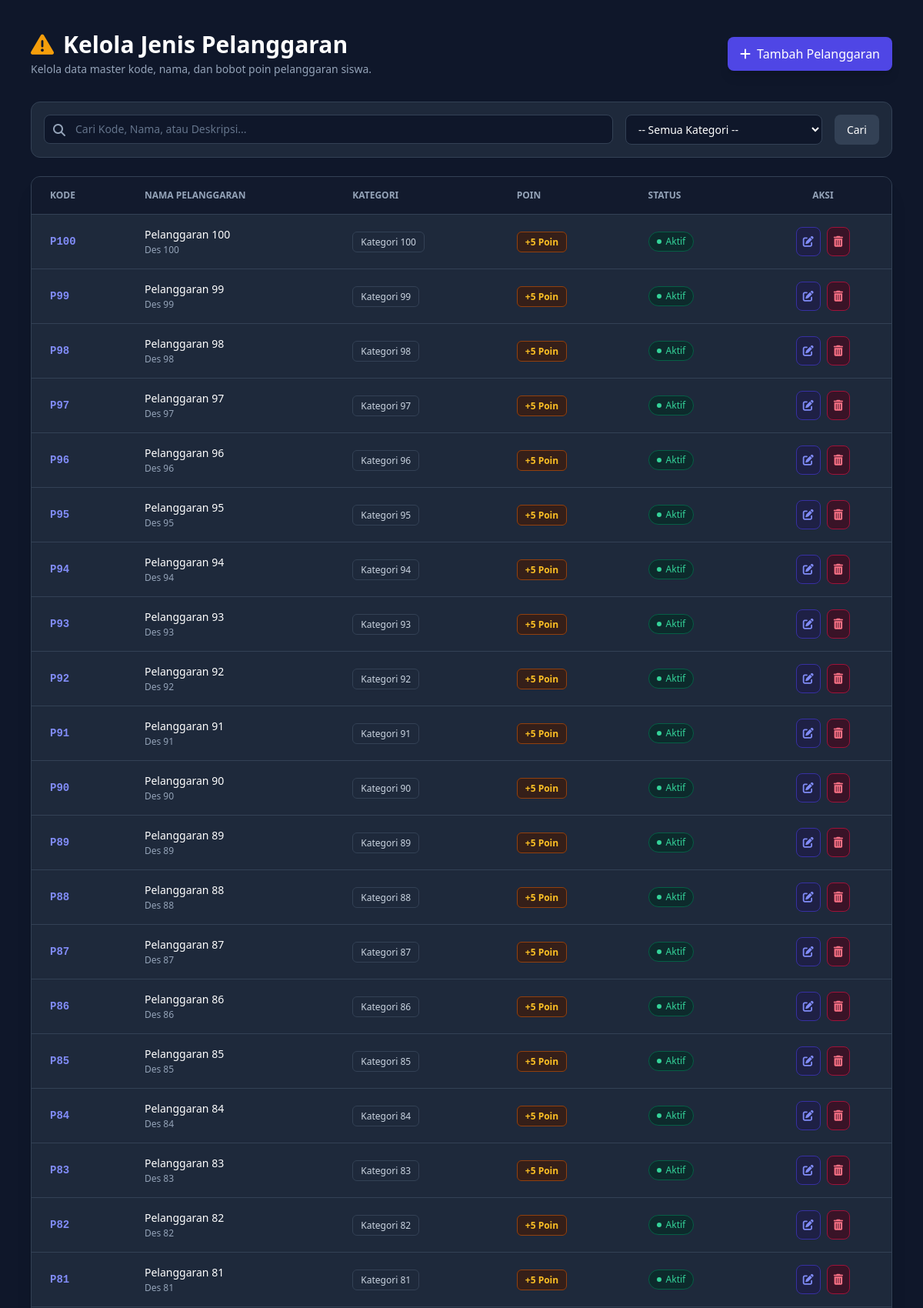
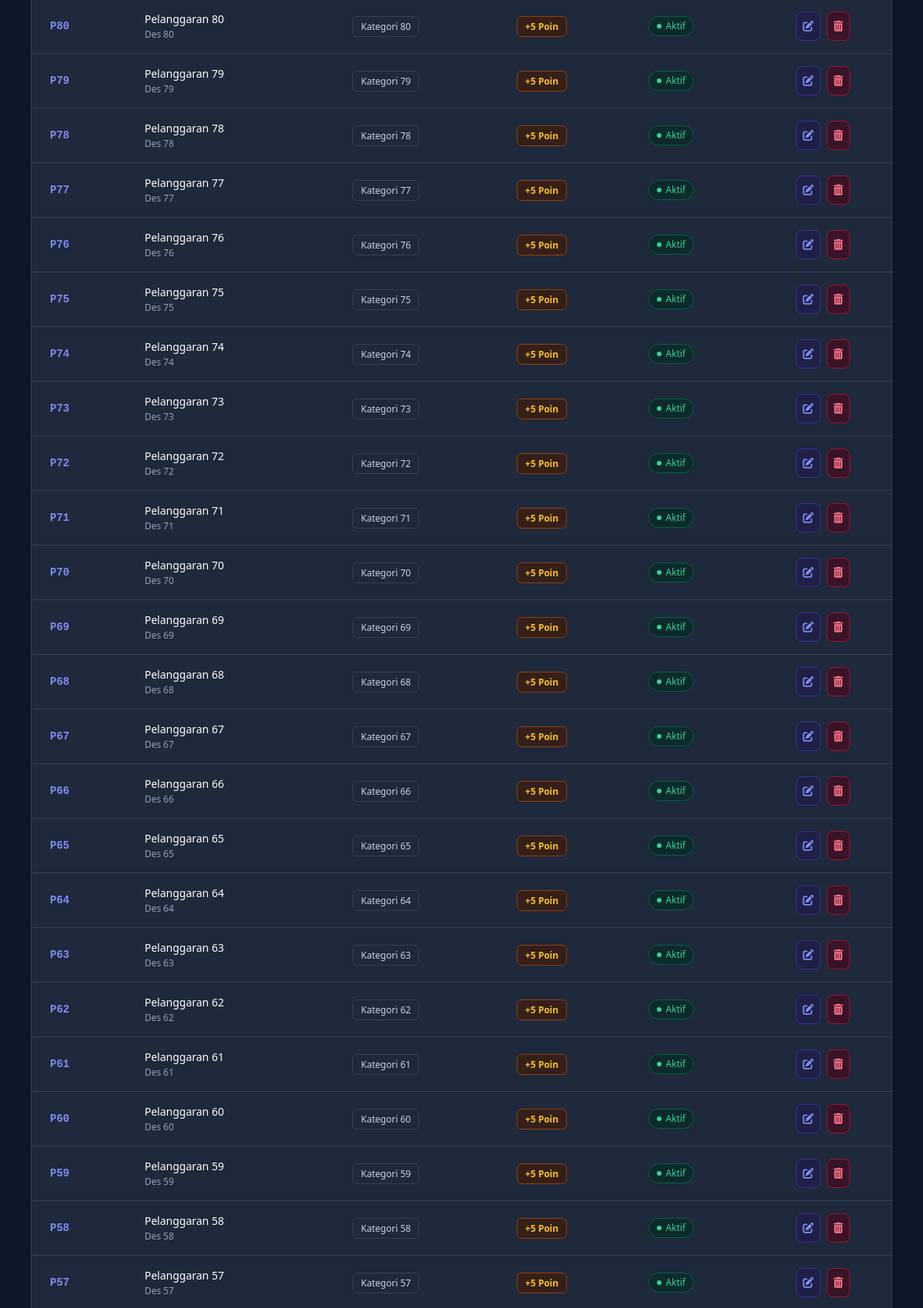
Screenshot of /kelola_jenis_pelanggaran.php (signed in, upper part) with the database file from the repository (2 pictures, top to bottom).
### tables this page shows
CREATE TABLE `t_pelanggaran` (
  `id` int(11) NOT NULL,
  `pelanggaran_kategori_id` int(11) DEFAULT NULL,
  `kode` varchar(30) DEFAULT NULL,
  `nama` varchar(30) DEFAULT NULL,
  `poin` int(11) NOT NULL,
  `deskripsi` text NOT NULL,
  `status_aktif` tinyint(1) NOT NULL,
  `created_at` timestamp NOT NULL DEFAULT current_timestamp(),
  `updated_at` timestamp NOT NULL DEFAULT current_timestamp()
);

CREATE TABLE `t_pelanggaran_kategori` (
  `id` int(11) NOT NULL,
  `nama` varchar(100) DEFAULT NULL,
  `deskripsi` text NOT NULL,
  `status_aktif` tinyint(1) NOT NULL,
  `created_at` timestamp NOT NULL DEFAULT current_timestamp(),
  `updated_at` timestamp NOT NULL DEFAULT current_timestamp()
);

### kelola_jenis_pelanggaran.php (the view, shortened to what this page needs)
<?php
include 'config/koneksi.php';
$search = $_GET['search'] ?? '';
$where_clauses = [];
$where_sql = count($where_clauses) > 0 ? "WHERE " . implode(' AND ', $where_clauses) : "";
$query_data = "SELECT p.*, k.nama AS nama_kategori
               FROM t_pelanggaran p
               LEFT JOIN t_pelanggaran_kategori k ON p.pelanggaran_kategori_id = k.id
               $where_sql
               ORDER BY p.id DESC";
$result = mysqli_query($koneksi, $query_data);
?>
<!DOCTYPE html>
<html lang="id">
<head>
    <script src="https://cdn.tailwindcss.com"></script>
    <link href="https://cdnjs.cloudflare.com/ajax/libs/font-awesome/6.4.0/css/all.min.css" rel="stylesheet">
</head>
<body class="bg-darkbg text-slate-100 font-sans min-h-screen">
    <div class="flex flex-col md:flex-row min-h-screen">
        <main class="flex-1 p-6 md:p-10">
            <div class="flex flex-col md:flex-row md:items-center justify-between gap-4 mb-8">
                <div>
                    <h1 class="text-2xl md:text-3xl font-bold text-white flex items-center gap-3">
                        <i class="fa-solid fa-triangle-exclamation text-amber-500"></i> Kelola Jenis Pelanggaran
                    </h1>
                    <p class="text-slate-400 text-sm mt-1">Kelola data master kode, nama, dan bobot poin pelanggaran siswa.</p>
                </div>
                <button onclick="openModal('create')" class="bg-indigo-600 hover:bg-indigo-500 text-white font-medium px-4 py-2.5 rounded-lg shadow-lg flex items-center gap-2 transition duration-200">
                    <i class="fa-solid fa-plus"></i> Tambah Pelanggaran
                </button>
            </div>
            <div class="bg-cardbg border border-borderbg rounded-xl p-4 mb-6">
                <form method="GET" class="flex flex-col md:flex-row gap-4">
                    <div class="flex-1 relative">
                        <i class="fa-solid fa-magnifying-glass absolute left-3 top-3 text-slate-400"></i>
                        <input type="text" name="search" value="<?php echo htmlspecialchars($search); ?>" placeholder="Cari Kode, Nama, atau Deskripsi..." class="w-full pl-10 pr-4 py-2 bg-slate-900 border border-borderbg rounded-lg text-white placeholder-slate-500 focus:outline-none focus:border-indigo-500 text-sm">
                    </div>
                    <div class="w-full md:w-64">
                        <select name="kategori_id" onchange="this.form.submit()" class="w-full py-2 px-3 bg-slate-900 border border-borderbg rounded-lg text-white text-sm focus:outline-none focus:border-indigo-500">
                            <option value="">-- Semua Kategori --</option>
                        </select>
                    </div>
                    <div class="flex gap-2">
                        <button type="submit" class="bg-slate-700 hover:bg-slate-600 text-white px-4 py-2 rounded-lg text-sm transition">Cari</button>
                    </div>
                </form>
            </div>
            <div class="bg-cardbg border border-borderbg rounded-xl overflow-hidden shadow-xl">
                <div class="overflow-x-auto">
                    <table class="w-full text-left text-sm text-slate-300">
                        <thead class="bg-slate-900/80 text-slate-400 uppercase text-xs border-b border-borderbg">
                            <tr>
                                <th class="px-6 py-4">Kode</th>
                                <th class="px-6 py-4">Nama Pelanggaran</th>
                                <th class="px-6 py-4">Kategori</th>
                                <th class="px-6 py-4">Poin</th>
                                <th class="px-6 py-4">Status</th>
                                <th class="px-6 py-4 text-center">Aksi</th>
                            </tr>
                        </thead>
                        <tbody class="divide-y divide-borderbg">
                            <?php if (mysqli_num_rows($result) > 0): ?>
                                <?php while ($data = mysqli_fetch_assoc($result)): ?>
                                    <tr class="hover:bg-slate-800/50 transition">
                                        <td class="px-6 py-4 font-mono font-bold text-indigo-400">
                                            <?php echo htmlspecialchars($data['kode']); ?>
                                        </td>
                                        <td class="px-6 py-4">
                                            <div class="font-medium text-white"><?php echo htmlspecialchars($data['nama']); ?></div>
                                            <div class="text-xs text-slate-400 mt-0.5 line-clamp-1"><?php echo htmlspecialchars($data['deskripsi']); ?></div>
                                        </td>
                                        <td class="px-6 py-4">
                                            <span class="bg-slate-800 text-slate-300 px-2.5 py-1 rounded-md text-xs border border-slate-700">
                                                <?php echo htmlspecialchars($data['nama_kategori'] ?? 'Tanpa Kategori'); ?>
                                            </span>
                                        </td>
                                        <td class="px-6 py-4">
                                            <span class="bg-amber-950/60 text-amber-400 border border-amber-800 font-semibold px-2.5 py-1 rounded-md text-xs">
                                                +<?php echo $data['poin']; ?> Poin
                                            </span>
                                        </td>
                                        <td class="px-6 py-4">
                                            <?php if ($data['status_aktif'] == 1): ?>
                                                <span class="inline-flex items-center gap-1.5 bg-emerald-950/60 text-emerald-400 border border-emerald-800 px-2.5 py-1 rounded-full text-xs font-medium">
                                                    <span class="w-1.5 h-1.5 rounded-full bg-emerald-400"></span> Aktif
                                                </span>
                                            <?php else: ?>
                                                <span class="inline-flex items-center gap-1.5 bg-slate-800 text-slate-400 border border-slate-700 px-2.5 py-1 rounded-full text-xs font-medium">
                                                    <span class="w-1.5 h-1.5 rounded-full bg-slate-500"></span> Non-Aktif
                                                </span>
                                            <?php endif; ?>
                                        </td>
                                        <td class="px-6 py-4 text-center">
                                            <div class="flex items-center justify-center gap-2">
                                                <button onclick='openEditModal(<?php echo json_encode($data); ?>)' class="p-2 bg-indigo-950/60 text-indigo-400 border border-indigo-800 hover:bg-indigo-900 rounded-lg transition" title="Edit Data">
                                                    <i class="fa-solid fa-pen-to-square"></i>
                                                </button>
                                                <a href="kelola_jenis_pelanggaran.php?delete_id=<?php echo $data['id']; ?>" onclick="return confirm('Apakah Anda yakin ingin menghapus pelanggaran ini?')" class="p-2 bg-rose-950/60 text-rose-400 border border-rose-800 hover:bg-rose-900 rounded-lg transition" title="Hapus Data">
                                                    <i class="fa-solid fa-trash-can"></i>
                                                </a>
                                            </div>
                                        </td>
                                    </tr>
                                <?php endwhile; ?>
                            <?php endif; ?>
                        </tbody>
                    </table>
                </div>
            </div>
        </main>
    </div>
</body>
</html>

### rows the page displays
t_pelanggaran: kode "P100", nama "Pelanggaran 100", deskripsi "Des 100", pelanggaran_kategori.nama "Kategori 100", poin "5", status_aktif 1 (drawn)
t_pelanggaran: kode "P99", nama "Pelanggaran 99", deskripsi "Des 99", pelanggaran_kategori.nama "Kategori 99", poin "5", status_aktif 1 (drawn)
t_pelanggaran: kode "P98", nama "Pelanggaran 98", deskripsi "Des 98", pelanggaran_kategori.nama "Kategori 98", poin "5", status_aktif 1 (drawn)
t_pelanggaran: kode "P97", nama "Pelanggaran 97", deskripsi "Des 97", pelanggaran_kategori.nama "Kategori 97", poin "5", status_aktif 1 (drawn)
t_pelanggaran: kode "P96", nama "Pelanggaran 96", deskripsi "Des 96", pelanggaran_kategori.nama "Kategori 96", poin "5", status_aktif 1 (drawn)
t_pelanggaran: kode "P95", nama "Pelanggaran 95", deskripsi "Des 95", pelanggaran_kategori.nama "Kategori 95", poin "5", status_aktif 1 (drawn)
t_pelanggaran: kode "P94", nama "Pelanggaran 94", deskripsi "Des 94", pelanggaran_kategori.nama "Kategori 94", poin "5", status_aktif 1 (drawn)
t_pelanggaran: kode "P93", nama "Pelanggaran 93", deskripsi "Des 93", pelanggaran_kategori.nama "Kategori 93", poin "5", status_aktif 1 (drawn)
t_pelanggaran: kode "P92", nama "Pelanggaran 92", deskripsi "Des 92", pelanggaran_kategori.nama "Kategori 92", poin "5", status_aktif 1 (drawn)
t_pelanggaran: kode "P91", nama "Pelanggaran 91", deskripsi "Des 91", pelanggaran_kategori.nama "Kategori 91", poin "5", status_aktif 1 (drawn)
t_pelanggaran: kode "P90", nama "Pelanggaran 90", deskripsi "Des 90", pelanggaran_kategori.nama "Kategori 90", poin "5", status_aktif 1 (drawn)
t_pelanggaran: kode "P89", nama "Pelanggaran 89", deskripsi "Des 89", pelanggaran_kategori.nama "Kategori 89", poin "5", status_aktif 1 (drawn)
t_pelanggaran: kode "P88", nama "Pelanggaran 88", deskripsi "Des 88", pelanggaran_kategori.nama "Kategori 88", poin "5", status_aktif 1 (drawn)
t_pelanggaran: kode "P87", nama "Pelanggaran 87", deskripsi "Des 87", pelanggaran_kategori.nama "Kategori 87", poin "5", status_aktif 1 (drawn)
t_pelanggaran: kode "P86", nama "Pelanggaran 86", deskripsi "Des 86", pelanggaran_kategori.nama "Kategori 86", poin "5", status_aktif 1 (drawn)
t_pelanggaran: kode "P85", nama "Pelanggaran 85", deskripsi "Des 85", pelanggaran_kategori.nama "Kategori 85", poin "5", status_aktif 1 (drawn)
t_pelanggaran: kode "P84", nama "Pelanggaran 84", deskripsi "Des 84", pelanggaran_kategori.nama "Kategori 84", poin "5", status_aktif 1 (drawn)
t_pelanggaran: kode "P83", nama "Pelanggaran 83", deskripsi "Des 83", pelanggaran_kategori.nama "Kategori 83", poin "5", status_aktif 1 (drawn)
t_pelanggaran: kode "P82", nama "Pelanggaran 82", deskripsi "Des 82", pelanggaran_kategori.nama "Kategori 82", poin "5", status_aktif 1 (drawn)
t_pelanggaran: kode "P81", nama "Pelanggaran 81", deskripsi "Des 81", pelanggaran_kategori.nama "Kategori 81", poin "5", status_aktif 1 (drawn)
t_pelanggaran: kode "P80", nama "Pelanggaran 80", deskripsi "Des 80", pelanggaran_kategori.nama "Kategori 80", poin "5", status_aktif 1 (drawn)
t_pelanggaran: kode "P79", nama "Pelanggaran 79", deskripsi "Des 79", pelanggaran_kategori.nama "Kategori 79", poin "5", status_aktif 1 (drawn)
t_pelanggaran: kode "P78", nama "Pelanggaran 78", deskripsi "Des 78", pelanggaran_kategori.nama "Kategori 78", poin "5", status_aktif 1 (drawn)
t_pelanggaran: kode "P77", nama "Pelanggaran 77", deskripsi "Des 77", pelanggaran_kategori.nama "Kategori 77", poin "5", status_aktif 1 (drawn)
t_pelanggaran: kode "P76", nama "Pelanggaran 76", deskripsi "Des 76", pelanggaran_kategori.nama "Kategori 76", poin "5", status_aktif 1 (drawn)
t_pelanggaran: kode "P75", nama "Pelanggaran 75", deskripsi "Des 75", pelanggaran_kategori.nama "Kategori 75", poin "5", status_aktif 1 (drawn)
t_pelanggaran: kode "P74", nama "Pelanggaran 74", deskripsi "Des 74", pelanggaran_kategori.nama "Kategori 74", poin "5", status_aktif 1 (drawn)
t_pelanggaran: kode "P73", nama "Pelanggaran 73", deskripsi "Des 73", pelanggaran_kategori.nama "Kategori 73", poin "5", status_aktif 1 (drawn)
t_pelanggaran: kode "P72", nama "Pelanggaran 72", deskripsi "Des 72", pelanggaran_kategori.nama "Kategori 72", poin "5", status_aktif 1 (drawn)
t_pelanggaran: kode "P71", nama "Pelanggaran 71", deskripsi "Des 71", pelanggaran_kategori.nama "Kategori 71", poin "5", status_aktif 1 (drawn)
t_pelanggaran: kode "P70", nama "Pelanggaran 70", deskripsi "Des 70", pelanggaran_kategori.nama "Kategori 70", poin "5", status_aktif 1 (drawn)
t_pelanggaran: kode "P69", nama "Pelanggaran 69", deskripsi "Des 69", pelanggaran_kategori.nama "Kategori 69", poin "5", status_aktif 1 (drawn)
t_pelanggaran: kode "P68", nama "Pelanggaran 68", deskripsi "Des 68", pelanggaran_kategori.nama "Kategori 68", poin "5", status_aktif 1 (drawn)
t_pelanggaran: kode "P67", nama "Pelanggaran 67", deskripsi "Des 67", pelanggaran_kategori.nama "Kategori 67", poin "5", status_aktif 1 (drawn)
t_pelanggaran: kode "P66", nama "Pelanggaran 66", deskripsi "Des 66", pelanggaran_kategori.nama "Kategori 66", poin "5", status_aktif 1 (drawn)
t_pelanggaran: kode "P65", nama "Pelanggaran 65", deskripsi "Des 65", pelanggaran_kategori.nama "Kategori 65", poin "5", status_aktif 1 (drawn)
t_pelanggaran: kode "P64", nama "Pelanggaran 64", deskripsi "Des 64", pelanggaran_kategori.nama "Kategori 64", poin "5", status_aktif 1 (drawn)
t_pelanggaran: kode "P63", nama "Pelanggaran 63", deskripsi "Des 63", pelanggaran_kategori.nama "Kategori 63", poin "5", status_aktif 1 (drawn)
t_pelanggaran: kode "P62", nama "Pelanggaran 62", deskripsi "Des 62", pelanggaran_kategori.nama "Kategori 62", poin "5", status_aktif 1 (drawn)
t_pelanggaran: kode "P61", nama "Pelanggaran 61", deskripsi "Des 61", pelanggaran_kategori.nama "Kategori 61", poin "5", status_aktif 1 (drawn)
t_pelanggaran: kode "P60", nama "Pelanggaran 60", deskripsi "Des 60", pelanggaran_kategori.nama "Kategori 60", poin "5", status_aktif 1 (drawn)
t_pelanggaran: kode "P59", nama "Pelanggaran 59", deskripsi "Des 59", pelanggaran_kategori.nama "Kategori 59", poin "5", status_aktif 1 (drawn)
t_pelanggaran: kode "P58", nama "Pelanggaran 58", deskripsi "Des 58", pelanggaran_kategori.nama "Kategori 58", poin "5", status_aktif 1 (drawn)
t_pelanggaran: kode "P57", nama "Pelanggaran 57", deskripsi "Des 57", pelanggaran_kategori.nama "Kategori 57", poin "5", status_aktif 1 (drawn)
